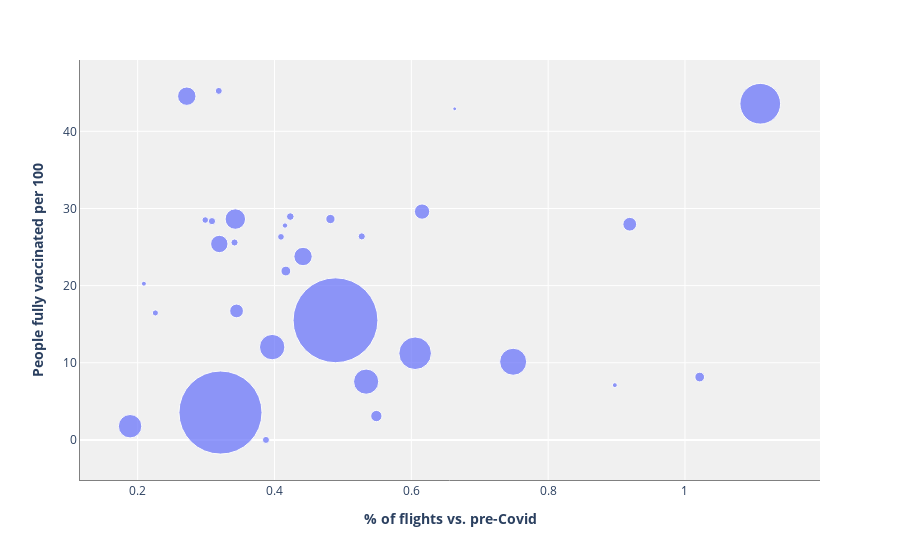

The code cell stored with this chart in its notebook:
### Markdown cell above
<p><a name="graph2"></a></p>
<H2>Graph 2: Comparing flight levels vs. vaccination rates per country for 06/2021</H2>
<br>
<br>
Graph shows per country the %-recovery of travel compared to 06/2019 levels for 06/2021, plotted against the relative amount of fully vaccinated people per country.
<br>

### Code cell
#create tables, filtered for June 2021 and June 2019
june2021=flight_data_monthly[(flight_data_monthly['year']==2021) & (flight_data_monthly['month']==6)]
june2019=flight_data_monthly[(flight_data_monthly['year']==2019) & (flight_data_monthly['month']==6)]

#merge tables, to show June data in single row comparing 2019 and 2021
june_merged=june2021.merge(june2019, on='iso_country', how='inner')

#calculate relative number of flights 2021 compared to 2019 baseline
june_merged['flight_return_level']=june_merged['callsign_x']/june_merged['callsign_y']

#Filter to show only countries with significant number of flights, and excluce outliers
june_merged_filtered=june_merged[(june_merged['callsign_x']>=800) & (june_merged['callsign_y']>=800)][june_merged['flight_return_level']<1.5]


#plot data in plotly express bubble chart, with population as bubble size
fig = px.scatter(june_merged_filtered, x="flight_return_level", y="people_fully_vaccinated_per_hundred_x",
                 size="population_x",
                 hover_name="iso_country", log_x=False, size_max=60, labels={'flight_return_level':"<B>% of flights vs. pre-Covid</B>", 'people_fully_vaccinated_per_hundred_x':"<B>People fully vaccinated per 100</B>"})

fig.update_layout({'plot_bgcolor': 'rgba(240, 240, 240, 240)',
'paper_bgcolor': 'rgba(0, 0, 0, 0)',
})

fig.update_xaxes(showline=True, linewidth=1, linecolor='grey')
fig.update_yaxes(showline=True, linewidth=1, linecolor='grey')

fig.show()

### Figure 1 — Plotly figure (JSON) as saved in the notebook; plotly's stock layout.template omitted (floating-point values rounded to 4 significant figures)
{"data": [{"hovertemplate": "<b>%{hovertext}</b><br><br><B>% of flights vs. pre-Covid</B>=%{x}<br><B>People fully vaccinated per 100</B>=%{y}<br>population_x=%{marker.size}<extra></extra>", "hovertext": ["AE", "AT", "AU", "BE", "BR", "CA", "CH", "CN", "DE", "DK", "ES", "FR", "GB", "GR", "HK", "HU", "IE", "IN", "IT", "JP", "KZ", "MX", "NL", "NZ", "PH", "PL", "PT", "QA", "RO", "RU", "SE", "US"], "legendgroup": "", "marker": {"color": "#636efa", "size": [9890400, 9006400, 25499881, 11589616, 212559409, 37742157, 8654618, 1439323774, 83783945, 5792203, 46754783, 67564251, 67886004, 10423056, 7496988, 9660350, 4937796, 1380004385, 60461828, 126476458, 18776707, 128932753, 17134873, 4822233, 109581085, 37846605, 10196707, 2881060, 19237682, 145934460, 10099270, 331002647], "sizemode": "area", "sizeref": 399800.0, "symbol": "circle"}, "mode": "markers", "name": "", "orientation": "v", "showlegend": false, "type": "scatter", "x": [0.3875, 0.4095, 0.5489, 0.4231, 0.6056, 0.3446, 0.2988, 0.4892, 0.3428, 0.4154, 0.6157, 0.4417, 0.2718, 0.3086, 0.2259, 0.3186, 0.2091, 0.3211, 0.3194, 0.534, 1.022, 0.3966, 0.4818, 0.8975, 0.1889, 0.9193, 0.5276, 0.6634, 0.4166, 0.7488, 0.3416, 1.11], "xaxis": "x", "y": [0, 26.32, 3.095, 28.95, 11.24, 16.72, 28.5, 15.51, 28.63, 27.79, 29.6, 23.77, 44.55, 28.36, 16.46, 45.24, 20.25, 3.548, 25.4, 7.555, 8.15, 12.03, 28.63, 7.101, 1.777, 27.96, 26.38, 42.92, 21.89, 10.13, 25.59, 43.57], "yaxis": "y"}], "layout": {"legend": {"itemsizing": "constant", "tracegroupgap": 0}, "margin": {"t": 60}, "paper_bgcolor": "rgba(0, 0, 0, 0)", "plot_bgcolor": "rgba(240, 240, 240, 240)", "xaxis": {"anchor": "y", "domain": [0, 1], "linecolor": "grey", "linewidth": 1, "showline": true, "title": {"text": "<B>% of flights vs. pre-Covid</B>"}}, "yaxis": {"anchor": "x", "domain": [0, 1], "linecolor": "grey", "linewidth": 1, "showline": true, "title": {"text": "<B>People fully vaccinated per 100</B>"}}}}
